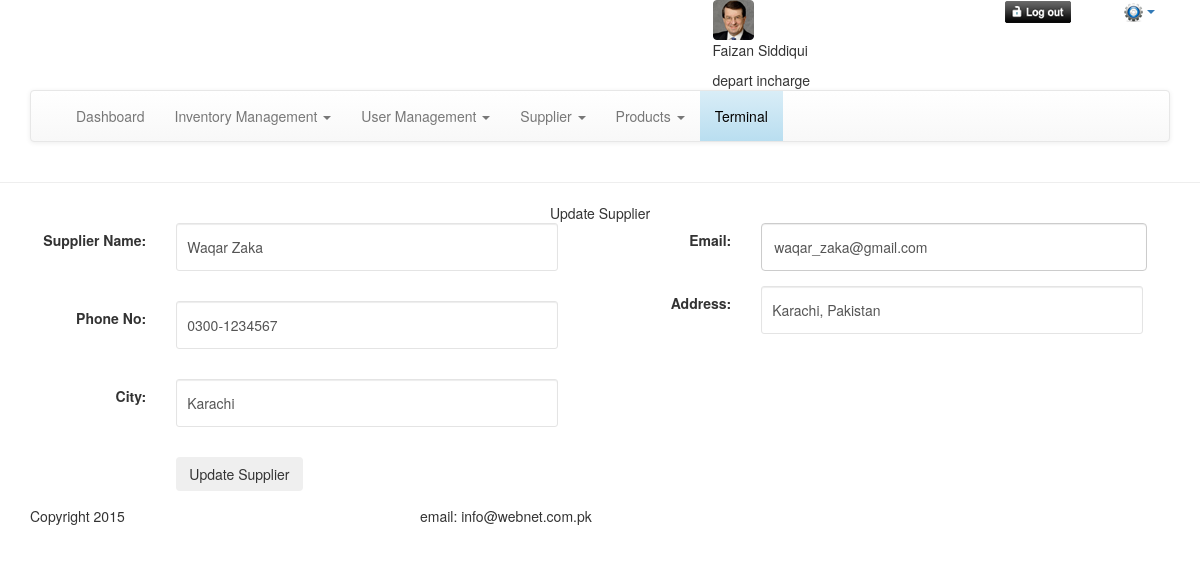
/add_supplier.php?id=1 (signed in), run on the app's committed database.
### tables this page shows
CREATE TABLE IF NOT EXISTS `supplier` (
  `sup_id` int(11) NOT NULL,
  `sup_name` varchar(64) NOT NULL,
  `sup_email` varchar(64) NOT NULL,
  `sup_phone` varchar(64) NOT NULL,
  `sup_address` mediumtext NOT NULL,
  `sup_city` varchar(64) NOT NULL
);

### common/class.database.php (called while the page is built, shortened)
<?php
class Database {
    public $_DB;
    public $_query;
    public $_where = array();
    public $_select = array();
    public $_action;
    public $_table;
    public function __construct() {
        try {
            $this->_DB = new PDO('mysql:host=' . DB_HOST . ';dbname=' . DB_NAME, DB_USER, DB_PASS);
            $this->_DB->setAttribute(PDO::ATTR_ERRMODE, PDO::ERRMODE_EXCEPTION);
        } catch (PDOException $e) {
            echo 'ERROR: ' . $e->getMessage();
        }
    }
    public function where($column_name, $value, $operator = '=') {
        $this->_where[$column_name] = array();
        $this->_where[$column_name][] = $value;
        $this->_where[$column_name][] = $operator;
    }
    public function query($query) {
        try {
            $this->_query = $this->_DB->prepare(filter_var($query, FILTER_SANITIZE_STRING));
            $this->bind_results();
            $this->_query->execute();
            $this->_where = array();
            $this->_select = array();
        } catch (PDOException $e) {
            $er = $e->errorInfo;
            echo '<p style="font-family:arial; background:#F00; position:absolute; z-index:10000; color:#FFF; padding:5px;">ERROR: ' . $er[2] . '</p>';
        }
    }
    public function bind_results() {
        if (!empty($this->_where)) {
            $ci = 0;
            foreach ($this->_where as $c => $value) {
                $ci++;
                $this->_query->bindValue(':' . $c.$ci, $value[0], $this->get_type($value[0]));
            }
        }
    }
    public function get_type($value) {
        if (is_int($value)) {
            $param = PDO::PARAM_INT;
        } elseif (is_bool($value)) {
            $param = PDO::PARAM_BOOL;
        } elseif (is_null($value)) {
            $param = PDO::PARAM_NULL;
        } elseif (is_string($value)) {
            $param = PDO::PARAM_STR;
        } else {
            $param = FALSE;
        }
        return $param;
    }
    public function build_query() {
        $query = $this->_action;
        if ($this->_action == 'SELECT') {
            if (!empty($this->_select)) {
                foreach ($this->_select as $column_name => $name) {
                    $query .=' ' . $column_name . ' as ' . $name . ', ';
                }
            } else {
                $query .= ' *';
            }
            $query = rtrim($query, ', ');
        }
        if ($this->_action != 'UPDATE' && $this->_action != 'INSERT') {
            $query .= ' FROM ';
        }
        $query .= $this->_table;
        if (!empty($this->_where)) {
            $query .= ' WHERE ';
            $columns = array();
            $ci = 0;
            foreach ($this->_where as $c => $v) {
                $cn = $c;
                $ci++;
                $columns[] = $cn . ' ' . $v[1] . ' :' . $c.$ci;
            }
            $query .= implode(' AND ', $columns);
        }
        $this->query($query);
    }
    public function result($fetch_type = PDO::FETCH_OBJ) {
        return $this->_query->fetch($fetch_type);
    }
    public function from($table_name, $num_rows = NULL) {
        $this->_action = 'SELECT';
        $this->_table = $table_name;
        $this->build_query();
    }
}

### classes/class.supplier.php (called while the page is built, shortened)
<?php
class supplier extends database
{
	private $table_name;
	function __construct(){
		$this->table_name = 'supplier';
	}
	public function get_supplier($ID)
	{
		$this->from($this->table_name);
		return $this->result();
	}
}
 ?>

### add_supplier.php (the view, shortened to what this page needs)
<?php require_once 'header.php'; ?>
<section>
	<hr/>
	<div class="container">
		<div class="row">
			<div class="tableHeading">
				<p class="nomargin alignCenter"><?php echo (isset($_GET['id']))? 'Update' : 'Add' ?> Supplier</p>
			</div>
			<?php
			$supplier = new supplier();
			$ID = (isset($_GET['id']))? $_GET['id'] : NULL;
			if (isset($ID)) {
				$supplier_result = $supplier->get_supplier($ID);
			}
			?>
			<form class="form-horizontal dashboardForm" action="" method="post">
				<div class="col-md-6">
					<div class="form-group">
						<label for="sname" class="col-sm-3 control-label">Supplier Name: </label>
						<div class="col-sm-8">
							<input type="text" name="sname" id="sname" value="<?php echo (isset($ID))? $supplier_result->sup_name : '' ?>" class="form-control" required>
						</div>
					</div>
					<div class="form-group">
						<label for="phone" class="col-sm-3 control-label">Phone No: </label>
						<div class="col-sm-8">
							<input type="text" name="phone" id="phone" value="<?php echo (isset($ID))? $supplier_result->sup_phone : '' ?>" class="form-control" required>
						</div>
					</div>
					<div class="form-group">
						<label for="city" class="col-sm-3 control-label">City: </label>
						<div class="col-sm-8">
							<input type="text" name="city" id="city" value="<?php echo (isset($ID))? $supplier_result->sup_city : '' ?>" class="form-control" required>
						</div>
					</div>
				</div>
				<div class="col-md-6">
					<div class="form-group">
						<label for="email" class="col-sm-3 control-label">Email: </label>
						<div class="col-sm-8">
							<input type="email" name="email" id="email" value="<?php echo (isset($ID))? $supplier_result->sup_email : '' ?>" class="form-control" required>
						</div>
					</div>
					<div class="form-group">
						<label for="address" class="col-sm-3 control-label">Address: </label>
						<div class="col-sm-8">
							<input type="text" name="address" id="address" value="<?php echo (isset($ID))? $supplier_result->sup_address : '' ?>" class="form-control" required>
						</div>
					</div>
				</div>
				<div class="col-md-6">
					<div class="form-group">
						<label for="photo" class="col-sm-3 control-label"></label>
						<div class="col-sm-8">
							<button type="submit" class="btn submitBtn" name="add_supplier"><?php echo (isset($ID))? 'Update' : 'Add' ?> Supplier</button>
						</div>
				  	</div>
				</div>
			</form>
		</div>
	</div>
</section>
<?php require_once 'footer.php'; ?>

### assets/css/general.css (style rules this page uses)
a,abbr,acronym,address,applet,article,aside,audio,b,big,blockquote,body,canvas,caption,center,cite,code,dd,del,details,dfn,dialog,div,dl,dt,em,embed,fieldset,figcaption,figure,font,footer,form,h1,h2,h3,h4,h5,h6,header,hgroup,hr,html,i,iframe,img,ins,kbd,label,legend,li,mark,menu,meter,nav,object,ol,output,p,pre,progress,q,rp,rt,ruby,s,amp,section,small,span,strike,strong,sub,summary,sup,table,tbody,td,tfoot,th,thead,time,tr,tt,u,ul,var,video,xmp { margin:0; padding:0; }
body { background:#fff; color: #000; }
html, body { height:100%; width:100%; }
h1, h2, h3, h4, p { margin-bottom:15px; }
.nomargin { margin:0px!important; }
.alignCenter { text-align:center!important; }
a, input, textarea, select, img { border:0px; outline:none; }
label, input, textarea, select { box-sizing: border-box; -moz-box-sizing: border-box; -webkit-box-sizing: border-box; -o-box-sizing: border-box; -ms-box-sizing: border-box; }
p { text-align:justify; }
input[type=text], input[type=password], textarea, select { border:1px solid #e4e4e4; padding:6px 10px 6px 10px; margin-bottom:15px; border-radius:3px; -moz-border-radius:3px; -webkit-border-radius:3px; width:100%; }
input[type=text], input[type=email], input[type=password], select, textarea { box-sizing:content-box; }

### data on the page
supplier: sname "Waqar Zaka", phone "0300-1234567", city "Karachi", email "waqar_zaka@gmail.com", address "Karachi, Pakistan"

### other printed values
$_SESSION['user']->first_name "Faizan"
$_SESSION['user']->last_name "Siddiqui"
str_replace("_"," ","$desig") "depart incharge"
